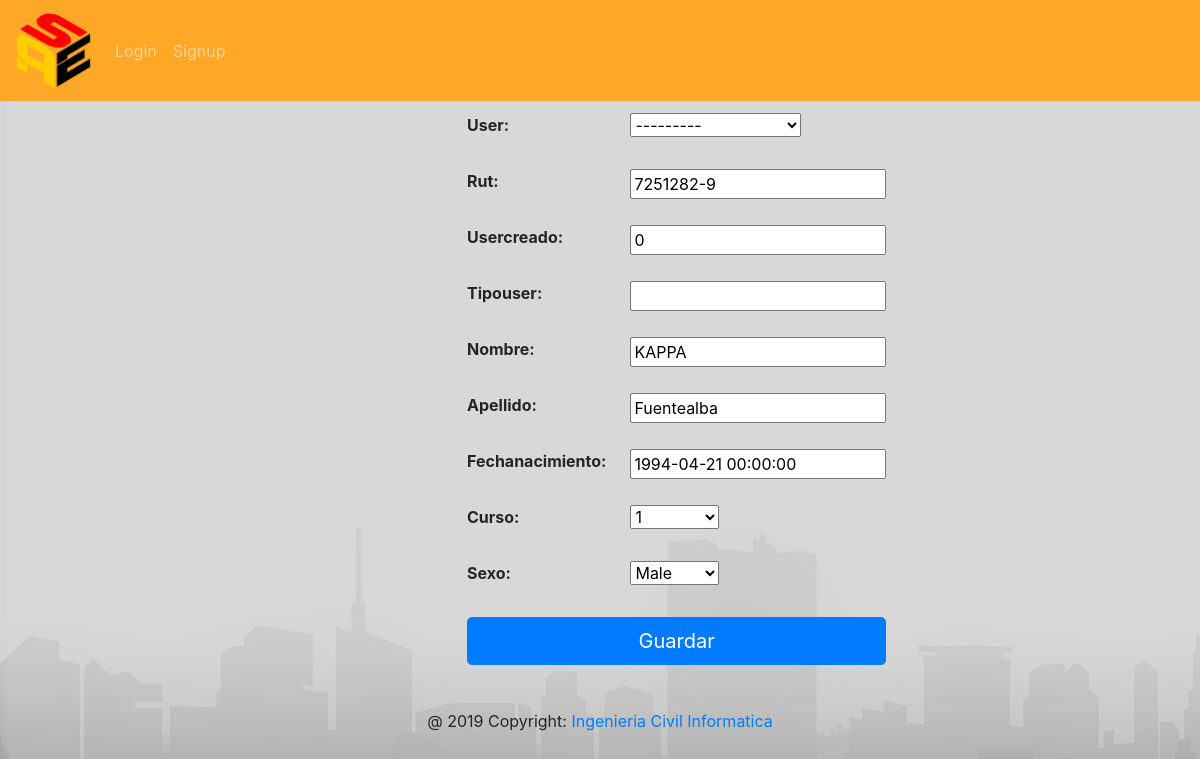
/alumno/1/update/, run on the app's committed database.
### Registro/models.py (models this page shows, shortened)
class Alumno(models.Model):
	user = models.OneToOneField(User, on_delete=models.CASCADE, blank=True, null=True)
	GENDER_CHOICES = (
        ('M', 'Male'),
        ('F', 'Female'),
    )
	rut=models.CharField(max_length=10)
	usercreado=models.PositiveIntegerField(default=0, blank=True, null=True)
	tipouser=models.PositiveIntegerField(blank=True, null=True)
	nombre=models.CharField(max_length=20)
	apellido=models.CharField(max_length=20)
	fechanacimiento=models.DateTimeField()
	curso=models.ForeignKey(Curso,on_delete=models.CASCADE)
	sexo = models.CharField(max_length=1,choices=GENDER_CHOICES)
	alumno=models.Manager()

### Registro/views.py (the view)
# urls.py: re_path(r'^alumno/(?P<pk>\d+)/update/$', views.AlumnoUpdate.as_view(success_url='/Alumnos/'), name='alumno_update'),
class AlumnoUpdate(UpdateView):
	model = Alumno
	template_name = './alumno_form.html'
	fields = '__all__'

### Registro/models.py (called while the page is built)
	def __str__(self):
		return "{}".format(self.codigo_curso)

### Registro/templates/alumno_form.html (shortened to what this page needs)
{% extends 'base.html' %}
{% block content %}
<div class="container" style="width: 20rem">
	<form action="" method="post">
			<table class="table table-borderless">
				{{ form.as_table }}
			<tr>
				<td colspan="2">
					<button type="submit" class="btn btn-lg btn-primary btn-block"> Guardar</button>
				</td>
			</tr>
			</table>
	</form>
</div>
{% endblock %}

### data on the page
Alumno: user "---------", rut "7251282-9", usercreado "0", nombre "KAPPA", apellido "Fuentealba", fechanacimiento "1994-04-21 00:00:00", curso "1", sexo "Male"
